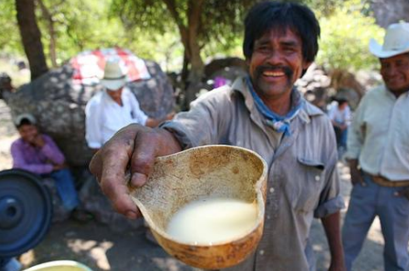
#> input picture Exercices/Tesguino.png, 409 x 271 px
$ jupyter execute FontanaEx6.ipynb   (older library calls are emulated)
#> lines starting #> are read from the running program, lines starting #| are printed output that depends on the picture; after the words box and inside, x2 and y2 are one past the last pixel; in counts of white or black regions, pixels touching at a corner belong together
# Fontana Emanuele, Edge Detection #

[cell 1]
import cv2
import matplotlib.pyplot as plt
import numpy as np

Loading photo

[cell 2]
img=cv2.imread('Tesguino.png')
#> img is the input picture: shape (271, 409, 3); mean B, G, R 107.6, 114.9, 116.7
original = img.copy()
img=cv2.cvtColor(img, cv2.COLOR_BGR2GRAY)
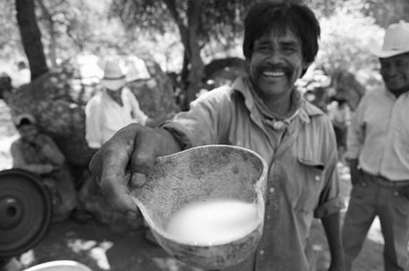
#> img: shape (271, 409); min 2, max 255, mean 114.6
plt.imshow(img, cmap='gray',vmin=0, vmax=255)
plt.title("TESGUINO in GrayScale")
plt.show()

## Let's apply the Prwitt and Sobel filters to the image ##

[cell 3]
# Prewitt definition
prewitt_x = np.array([[-1, 0, 1],
                       [-1, 0, 1],
                       [-1, 0, 1]])

prewitt_y = np.array([[-1, -1, -1],
                       [ 0,  0,  0],
                       [ 1,  1,  1]])

# Applying Prewitt filter
prewittx = cv2.filter2D(img, cv2.CV_64F, prewitt_x)
prewitty = cv2.filter2D(img, cv2.CV_64F, prewitt_y)
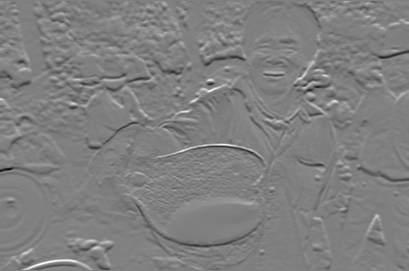
#> prewitty: shape (271, 409) float64; min -556, max 550, mean -0.2; drawn with min black and max white
prewitt_magnitude = cv2.magnitude(prewittx, prewitty)
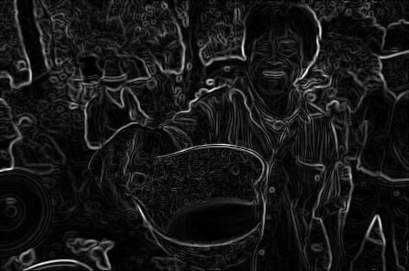
#> prewitt_magnitude: shape (271, 409) float64; min 0, max 603.5, mean 54.7; drawn with min black and max white

sobelx = cv2.Sobel(img,cv2.CV_64F, dx = 1, dy = 0,ksize=3)
sobely = cv2.Sobel(img,cv2.CV_64F, dx = 0, dy = 1,ksize=3)
sobel_magnitude = cv2.magnitude(sobelx, sobely)


plt.subplot(1, 2, 1)
plt.imshow(prewittx, cmap='gray',vmin=0, vmax=255)
plt.title("Prewitt X")
plt.subplot(1, 2, 2)
plt.imshow(sobelx, cmap='gray',vmin=0, vmax=255)
plt.title("Sobel X")
plt.show()

plt.subplot(1, 2, 1)
plt.imshow(prewitty, cmap='gray',vmin=0, vmax=255)
plt.title("Prewitt Y")
plt.subplot(1, 2, 2)
plt.imshow(sobely, cmap='gray',vmin=0, vmax=255)
plt.title("Sobel Y")
plt.show()

plt.subplot(1, 2, 1)
plt.imshow(prewitt_magnitude, cmap='gray',vmin=0, vmax=255)
plt.title("Prewitt Combined")
plt.subplot(1, 2, 2)
plt.imshow(sobel_magnitude, cmap='gray',vmin=0, vmax=255)
plt.title("Sobel Combined")
plt.show()

# Aplly Otsu Method on both magnitude images #

[cell 4]
#transform to uint8
prewitt_magnitude = prewitt_magnitude.astype(np.uint8)
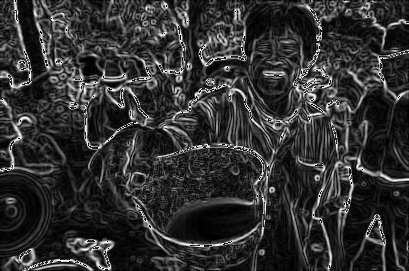
#> prewitt_magnitude: shape (271, 409); min 0, max 255, mean 49.8
sobel_magnitude = sobel_magnitude.astype(np.uint8)
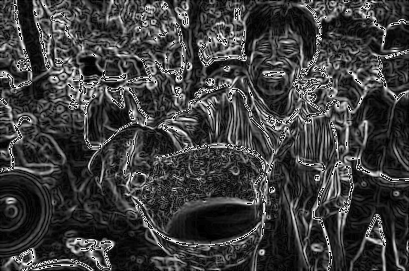
#> sobel_magnitude: shape (271, 409); min 0, max 255, mean 62
# Otsu's thresholding
otsuPrewittThresh, otsuPrewitt = cv2.threshold(prewitt_magnitude, 0, 255, cv2.THRESH_BINARY + cv2.THRESH_OTSU)
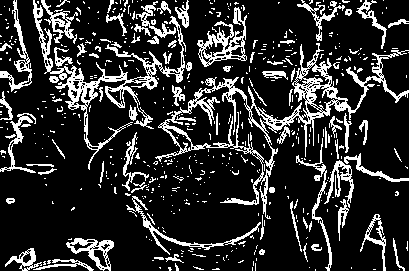
#> otsuPrewitt: shape (271, 409); 18% white in thin lines or dots
#> otsuPrewittThresh = 82
otsuSobelThresh, otsuSobel = cv2.threshold(sobel_magnitude, 0, 255, cv2.THRESH_BINARY + cv2.THRESH_OTSU)
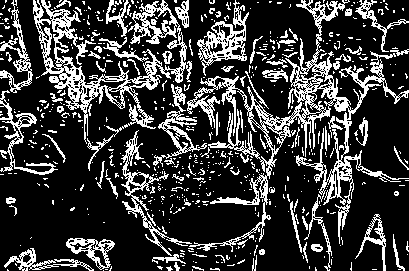
#> otsuSobel: shape (271, 409); 23.1% white in thin lines or dots
#> otsuSobelThresh = 90

plt.subplot(1, 2, 1)
plt.imshow(otsuPrewitt, cmap='gray',vmin=0, vmax=255)
plt.title("Otsu Prewitt" + str(otsuPrewittThresh))
plt.subplot(1, 2, 2)
plt.imshow(otsuSobel, cmap='gray',vmin=0, vmax=255)
plt.title("Otsu Sobel" + str(otsuSobelThresh))
plt.show()


differenceImage = cv2.absdiff(otsuPrewitt, otsuSobel)
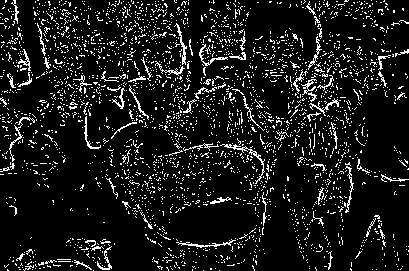
#> differenceImage: shape (271, 409); 10.1% white in thin lines or dots
plt.imshow(differenceImage, cmap='gray',vmin=0, vmax=255)
plt.title("Difference Image")
plt.show()

# Canny edge detector #

Let's try to apply different thresholds to the Canny edge detector and see how it works

[cell 5]
thresholds=[(otsuPrewittThresh*0.5, otsuPrewittThresh*1.5), (otsuSobelThresh*0.5, otsuSobelThresh*1.5),(min(otsuPrewittThresh, otsuSobelThresh), max(otsuPrewittThresh, otsuSobelThresh)),(abs(otsuPrewittThresh-otsuSobelThresh), abs(otsuPrewittThresh+otsuSobelThresh))]
#> thresholds = [(41, 123), (45, 135), (82, 90), (8, 172)]
for i, (low, high) in enumerate(thresholds):
    canny = cv2.Canny(img, low, high)
    plt.subplot(2, 2, i + 1)
    plt.imshow(canny, cmap='gray',vmin=0, vmax=255)
    plt.title(f"Canny ({low:.2f}, {high:.2f})")
    plt.axis('off')
#> this loop made 4 passes
#> pass 1, `canny = cv2.Canny(img, low, high)`:
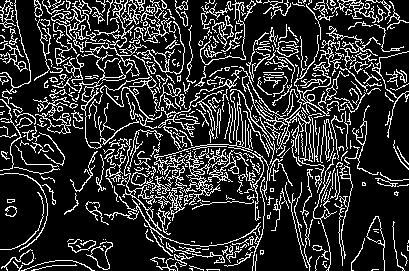
#> canny: shape (271, 409); 18.8% white in thin lines or dots
plt.tight_layout()
plt.show()
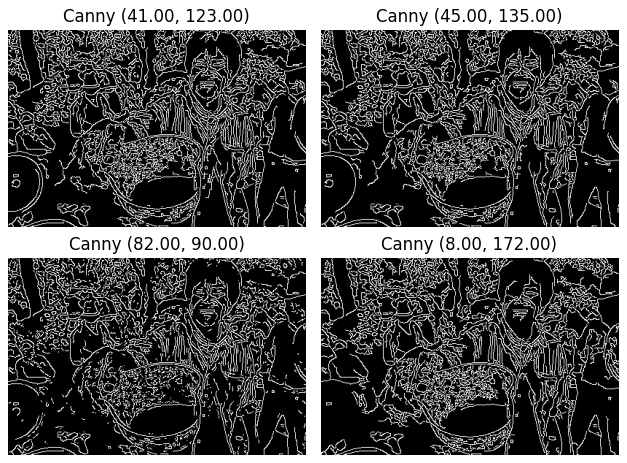
#> figure drawn by matplotlib, 4 panels

$ run again, with Exercices/Dog.png copied over Exercices/Tesguino.png
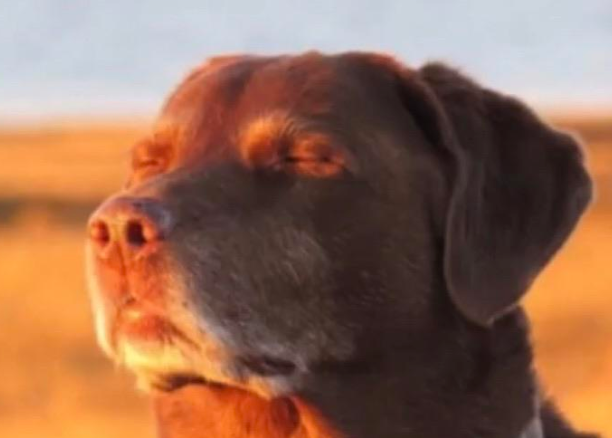
#> input picture Exercices/Dog.png, 612 x 438 px
#> img is the input picture: shape (438, 612, 3); mean B, G, R 85.8, 107.5, 148.9
#> img: shape (438, 612)
#> `otsuPrewittThresh, otsuPrewitt = cv2.threshold(prewitt_magnitude, 0, 2..`:
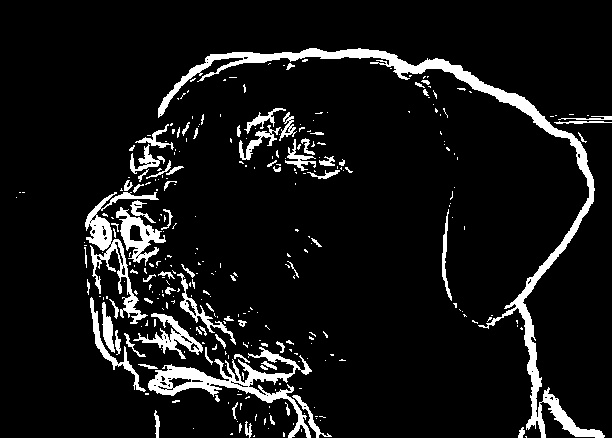
#> otsuPrewitt: shape (438, 612); 8.4% white; 315 white regions (237 under 20 px), largest, box (x1, y1, x2, y2) and area: (158, 48, 605, 438) 7677, (148, 347, 312, 438) 3101, (85, 192, 159, 324) 2001
#> otsuPrewittThresh = 32
#> otsuSobel: shape (438, 612); 8.4% white; 311 white regions (235 under 20 px), largest, box (x1, y1, x2, y2) and area: (158, 48, 606, 438) 7671, (148, 347, 312, 438) 3105, (85, 192, 159, 324) 2008
#> otsuSobelThresh = 43
#> differenceImage: shape (438, 612); 0.17% white in thin lines or dots, all inside (x1, y1, x2, y2) = (22, 50, 606, 438)
#> thresholds = [(16, 48), (21.5, 64.5), (32, 43), (11, 75)]
#> the loop `for i, (low, high) in enumerate(thresholds):` made 4 passes
#> `plt.show()`:
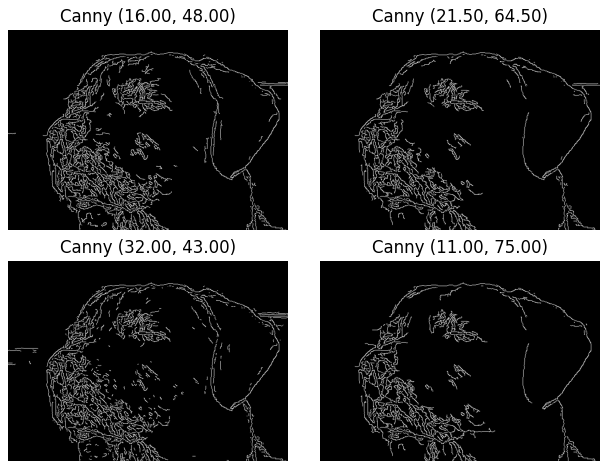
#> figure drawn by matplotlib, 4 panels

$ run again, with Exercices/Faces.png copied over Exercices/Tesguino.png
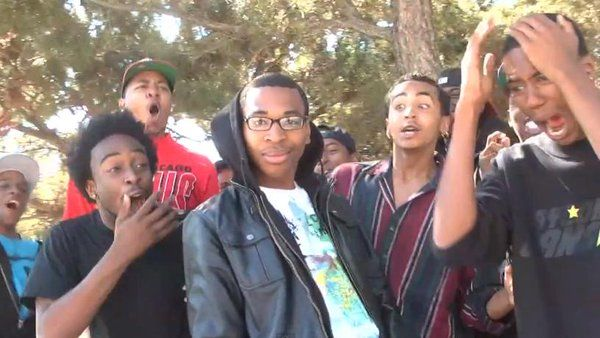
#> input picture Exercices/Faces.png, 600 x 338 px
#> img is the input picture: shape (338, 600, 3); mean B, G, R 113.4, 119.1, 136.4
#> img: shape (338, 600)
#> otsuPrewitt: shape (338, 600); 18.8% white in thin lines or dots
#> otsuPrewittThresh = 82
#> otsuSobel: shape (338, 600); 22.3% white in thin lines or dots
#> otsuSobelThresh = 90
#> differenceImage: shape (338, 600); 9.9% white in thin lines or dots
#> thresholds = [(41, 123), (45, 135), (82, 90), (8, 172)]
#> the loop `for i, (low, high) in enumerate(thresholds):` made 4 passes
#> `plt.show()`:
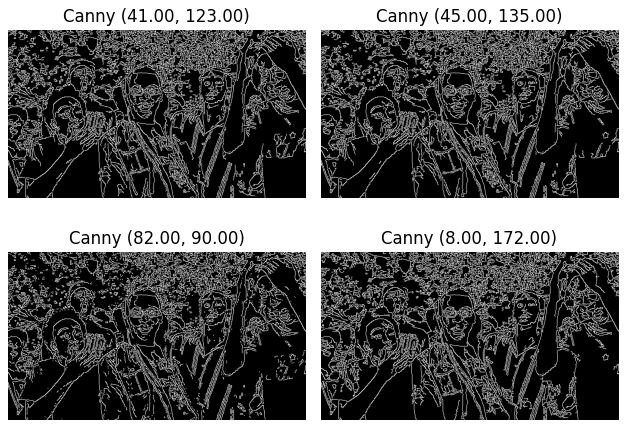
#> figure drawn by matplotlib, 4 panels
